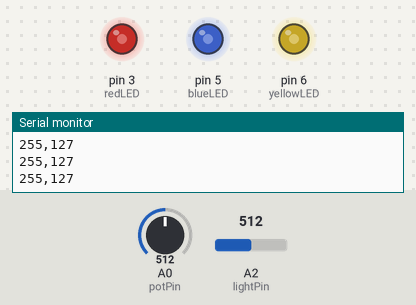
Simulated run of this sketch. Board: Arduino Uno, built with avr-gcc and run on an emulated ATmega328P. Shown: output pins drawn as LEDs (lit = HIGH), the last lines printed to the serial monitor. Inputs (shaded band) come from the test bench; at power-on: A2 (lightPin) = 512, A0 (potPin) = 512.

Above: at 1.2 s.
1.3 s: A2 (lightPin) set to 401
2.8 s: A2 (lightPin) set to 367
At 4.0 s:
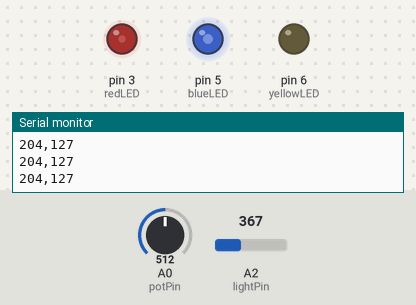
4.3 s: A0 (potPin) set to 411
At 5.4 s:
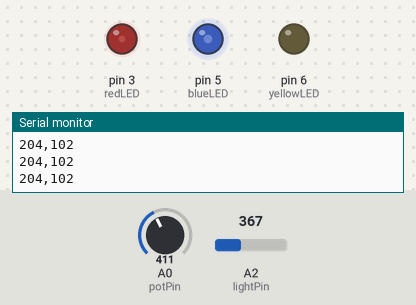
5.8 s: A0 (potPin) set to 388
At 6.8 s:
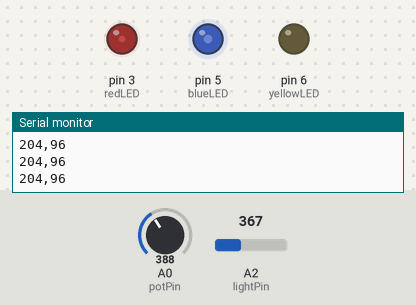
7.3 s: A2 (lightPin) set to 335
8.8 s: A2 (lightPin) set to 304
At 9.2 s:
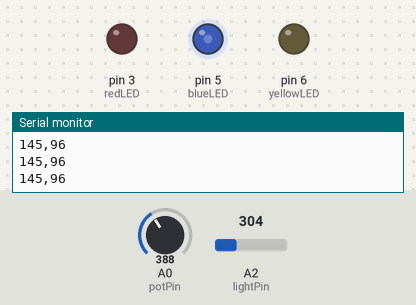
Timing chart, 0 to 11.3 s (numbered marks = the images above; inputs shaded):
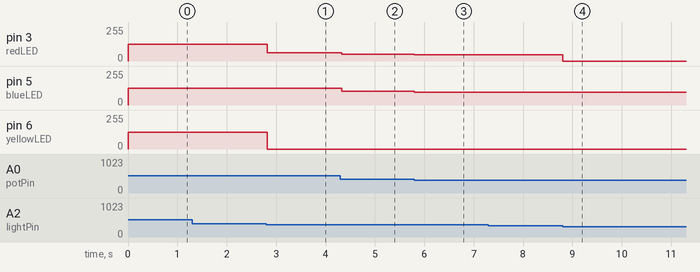

The sketch:

night_light.ino
```cpp
// These constants won't change. They're used to give names to the pins used:
// -----Inputs-----
const int potPin = A0;      //poteniometer
const int lightPin = A2;    //photoresistor

// -----Outputs (LED Pins, PWM)-----
const int redLED = 3;
const int blueLED = 5;
const int yellowLED = 6;

void setup() {
  Serial.begin(9600);
  pinMode(redLED, OUTPUT);
  pinMode(blueLED, OUTPUT);
  pinMode(yellowLED, OUTPUT);
}

void loop() {

  int potValue = analogRead(potPin);      // 0-1023
  int lightValue = analogRead(lightPin);  // 0-1023

  // Convert pot to brightness scale
  int maxBrightness = map(potValue, 0, 1023, 0, 255);

  int brightLight = 150;   // lowest reading (bright)
  int darkLight   = 420;   // highest reading (dark) — adjust after testing

  int darkLevel = map(lightValue, brightLight, darkLight, 0, 255);
  darkLevel = constrain(darkLevel, 0, 255);

  int redVal = 0;
  int blueVal = 0;
  int yellowVal = 0;

  // Mood zones
  if (darkLevel < 80) {
    // Bright room → all off
  }
  else if (darkLevel < 160) {
    blueVal = maxBrightness;
  }
  else if (darkLevel < 220) {
    blueVal = maxBrightness;
    redVal = maxBrightness / 2;
  }
  else {
    redVal = maxBrightness;
    blueVal = maxBrightness;
    yellowVal = maxBrightness;
  }

  analogWrite(redLED, redVal);
  analogWrite(blueLED, blueVal);
  analogWrite(yellowLED, yellowVal);

  // Send to OpenProcessing
  Serial.print(darkLevel);
  Serial.print(",");
  Serial.println(maxBrightness);
  delay(30);

}
```

Measured:
- the behaviour switches between 383 and 382 on A2 (lightPin) (found by bisection; images 0 and 1)
- the behaviour switches between 320 and 319 on A2 (lightPin) (found by bisection; images 3 and 4)
- after the input at 2.8 s, pin 3 (redLED): 127/255 → 63/255 at once; pin 6 (yellowLED): 127/255 → 0/255 at once
- after the input at 4.3 s, pin 3 (redLED): 63/255 → 51/255 at once; pin 5 (blueLED): 127/255 → 102/255 at once
- after the input at 5.8 s, pin 3 (redLED): 51/255 → 48/255 at once; pin 5 (blueLED): 102/255 → 96/255 at once
- after the input at 8.8 s, pin 3 (redLED): 48/255 → 0/255 at once
